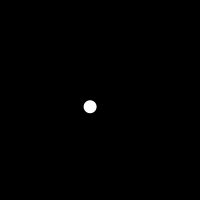
Frame 1 (no input)
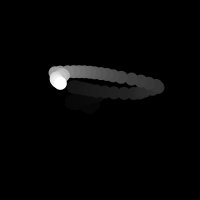
Frame 60 (the mouse pressed at the canvas centre just before this capture)
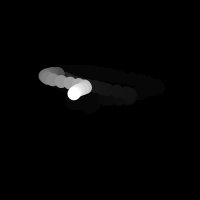
Frame 120 (the mouse held since frame 60 and released just before this capture)

The Processing sketch that drew these frames (run headless with seeded random() and noise(); from frame 60 on, the mouse is pressed at the canvas centre):

// Processing sketch: processing_6524
// ── processing_6524.pde

/* 
 Based on sketch available at 
   http://www.processing.org/learning/basics/noise1d.html
 
 */

float xOffset = random(.5);
float yOffset = random(.5);
float xIncrement = random(0.05);
float yIncrement = random(0.05);

void setup() {
  size(200, 200);
  background(0);
  frameRate(30);
  smooth();
  noStroke();
}

void draw() {
  fill(0, 17);
  rect(0, 0, width, height);

  float noiseValueX = noise(xOffset)*width;
  float noiseValueY = noise(yOffset)*height;

  xOffset += xIncrement;
  yOffset += yIncrement;

  fill(255);
  ellipse(noiseValueX, noiseValueY, width/15, height/15);
}
